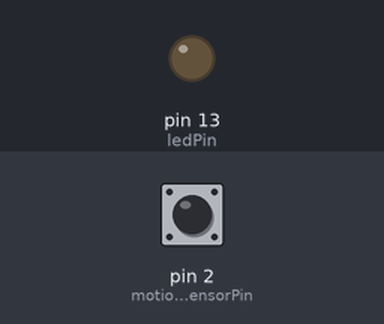
This sketch was run on a simulated Arduino Uno, built with avr-gcc and run on an emulated ATmega328P. Shown: output pins drawn as LEDs (lit = HIGH). Dashed ring = blinking. The test bench sets the inputs (shaded band); at power-on: pin 2 (motionSensorPin) LOW. What the sketch prints to the serial monitor is not drawn.

Above: at 1.2 s.
1.3 s: pin 2 (motionSensorPin) driven HIGH
At 2.5 s:
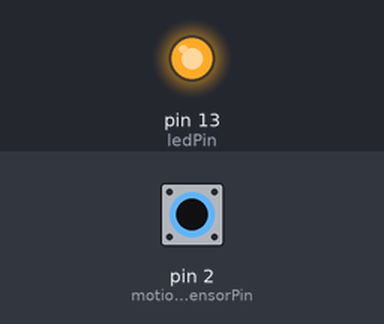
2.8 s: pin 2 (motionSensorPin) driven LOW
At 3.6 s:
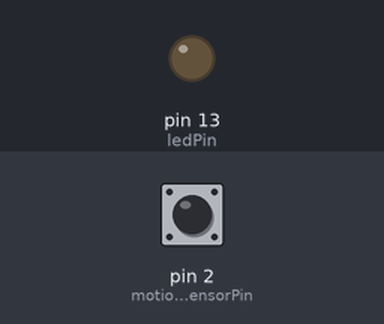
5.8 s: pin 2 (motionSensorPin) pulsed HIGH 2 times (0.12 s each, 0.3 s apart)
At 6.18 s:
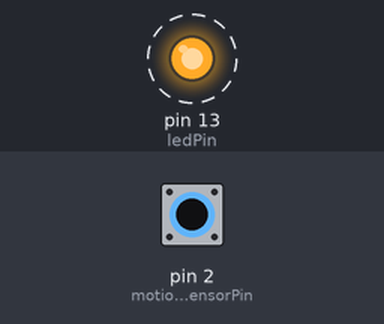
9.4 s: pin 2 (motionSensorPin) pulsed HIGH 5 times (0.12 s each, 0.3 s apart)
At 11.3 s:
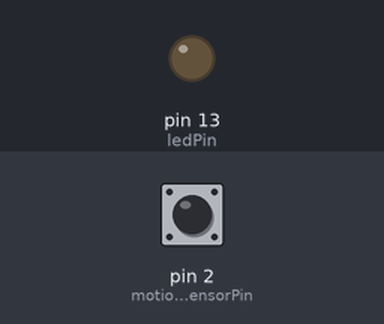
Timing chart, 0 to 12.8 s (numbered marks = the images above; inputs shaded):
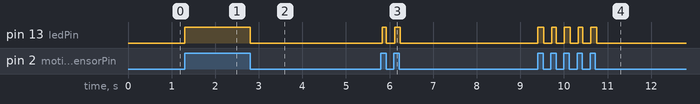

Measured:
- after the input at 1.3 s, pin 13 (ledPin): LOW → HIGH at once
- after the input at 2.8 s, pin 13 (ledPin): HIGH → LOW at once
- after the input at 5.8 s, pin 13 (ledPin): alternates HIGH for 0.12 s and LOW for 0.19 s, 4 changes in all, then stays LOW, starting at once
- after the input at 9.4 s, pin 13 (ledPin): alternates HIGH for 0.13 s and LOW for 0.19 s, 10 changes in all, then stays LOW, starting at once

The sketch:

Cambienchuyendong.ino
```cpp
// Khai báo chân kết nối cảm biến chuyển động và đèn LED
const int motionSensorPin = 2;  // Chân kết nối cảm biến chuyển động
const int ledPin = 13;          // Chân kết nối đèn LED

void setup() {
  pinMode(motionSensorPin, INPUT);  // Thiết lập chân cảm biến chuyển động là INPUT
  pinMode(ledPin, OUTPUT);          // Thiết lập chân đèn LED là OUTPUT
  Serial.begin(9600);               // Khởi động kết nối Serial (nếu cần thiết)
}

void loop() {
  int motion = digitalRead(motionSensorPin);  // Đọc trạng thái của cảm biến chuyển động

  if (motion == HIGH) {
    digitalWrite(ledPin, HIGH);   // Bật đèn LED nếu phát hiện chuyển động
    Serial.println("Phát hiện chuyển động!");
    //delay(1000);                  // Đợi 1 giây
  } else {
    digitalWrite(ledPin, LOW);    // Tắt đèn LED nếu không có chuyển động
    Serial.println("Không có chuyển động!");
    //delay(100);                   // Đợi 0.1 giây
  }
}
```
